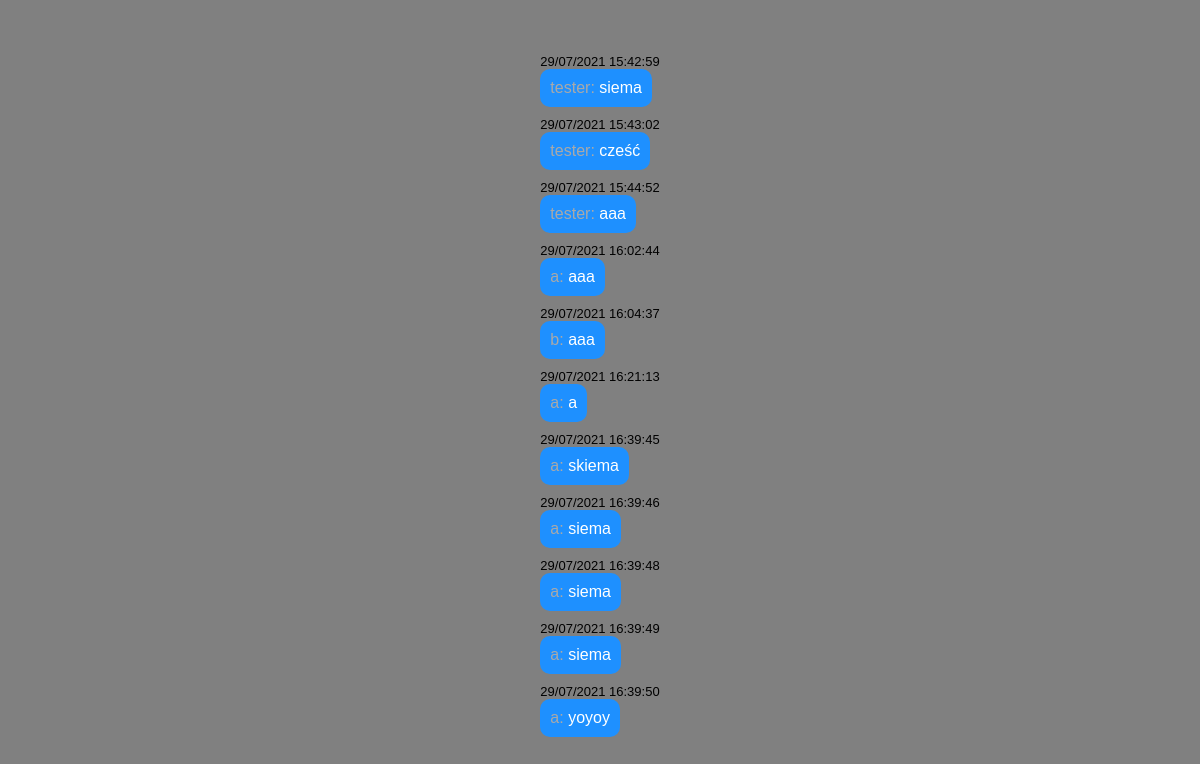
Before: /chatbox with the older database file.
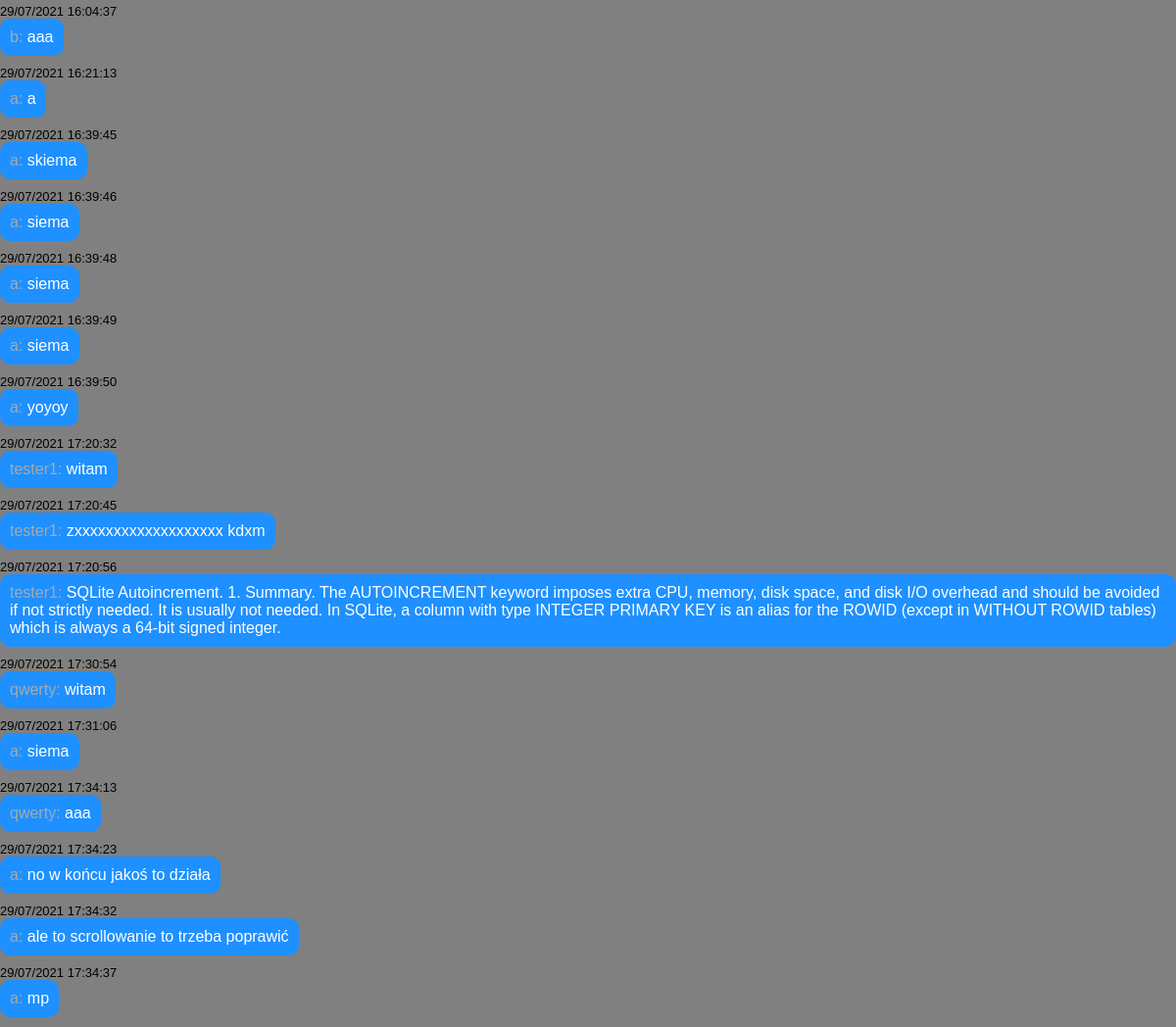
After: the same page with the newer database file.
### tables this page shows
CREATE TABLE messages (id INTEGER, user_id INTEGER, text TEXT NOT NULL, date TEXT NOT NULL, PRIMARY KEY(id));

CREATE TABLE users (id INTEGER, username TEXT NOT NULL, hash TEXT NOT NULL, PRIMARY KEY(id));

### app.py (the view)
@app.route("/chatbox")
def chatbox():
    messages = db.execute("SELECT * FROM messages")
    users = db.execute("SELECT * FROM users")
    return render_template("chatbox.html", messages=messages, users=users)

### templates/chatbox.html
{% extends "layout.html" %}
{% block body %}
    <div id="chatbox">
    {% for message in messages %}
        {%if message.user_id == session.user_id %}
            <p class="date user_date">{{ message.date }}</p>
            <p class="message user_message"></span>{{ message.text }}</p>
        {% else %}
            <p class="date">{{ message.date }}</p>
            <p class="message"><span class="sender">{{ users[message.user_id - 1].username }}:</span> {{ message.text }}</p>
        {% endif %}
    {% endfor %}
    </div>
{% endblock %}

### templates/layout.html (shortened to what this page needs)
<!DOCTYPE html>
<html lang="en">
    <head>
        <link href="/static/styles.css" rel="stylesheet" type="text/css">
    </head>
    <body>
        {% block body %}{% endblock %}
    </body>
</html>

### static/styles.css (style rules this page uses)
* { margin: 0; padding: 0; font-family: sans-serif; box-sizing: border-box; }
body { height: 100vh; background-color: grey; display: flex; justify-content: center; align-items: center; }
.message { background-color: dodgerblue; padding: 10px; color: white; width: fit-content; height: auto; border-radius: 10px; margin-bottom: 10px; }
.sender { color: darkgray; }
.date { font-size: small; width: fit-content; }

Changed rows visible on the page:
no longer on this page (row unchanged): messages: date "29/07/2021 15:42:59", text "siema"
no longer on this page (row unchanged): users: username "tester"
no longer on this page (row unchanged): messages: date "29/07/2021 15:43:02", text "cześć"
no longer on this page (row unchanged): messages: date "29/07/2021 15:44:52", text "aaa"
no longer on this page (row unchanged): messages: date "29/07/2021 16:02:44", {{ users[message.user_id - 1].username }} "a", text "aaa"
added messages: date "29/07/2021 17:20:32", text "witam"
added users: username "tester1"
added messages: date "29/07/2021 17:20:45", text "zxxxxxxxxxxxxxxxxxxx kdxm"
added messages: date "29/07/2021 17:20:56", text "SQLite Autoincrement. 1. Summary. The AUTOINCREMENT keyword imposes extra CPU, memory, disk space, and disk I/O overhead and should be avoided if not strictly needed. It is usually not needed. In SQLite, a column with type INTEGER PRIMARY KEY is an alias for the ROWID (except in WITHOUT ROWID tables) which is always a 64-bit signed integer."
added messages: date "29/07/2021 17:30:54", text "witam"
added users: username "qwerty"
added messages: date "29/07/2021 17:31:06", {{ users[message.user_id - 1].username }} "a", text "siema"
added messages: date "29/07/2021 17:34:13", text "aaa"
added messages: date "29/07/2021 17:34:23", {{ users[message.user_id - 1].username }} "a", text "no w końcu jakoś to działa"
added messages: date "29/07/2021 17:34:32", {{ users[message.user_id - 1].username }} "a", text "ale to scrollowanie to trzeba poprawić"
added messages: date "29/07/2021 17:34:37", {{ users[message.user_id - 1].username }} "a", text "mp"
